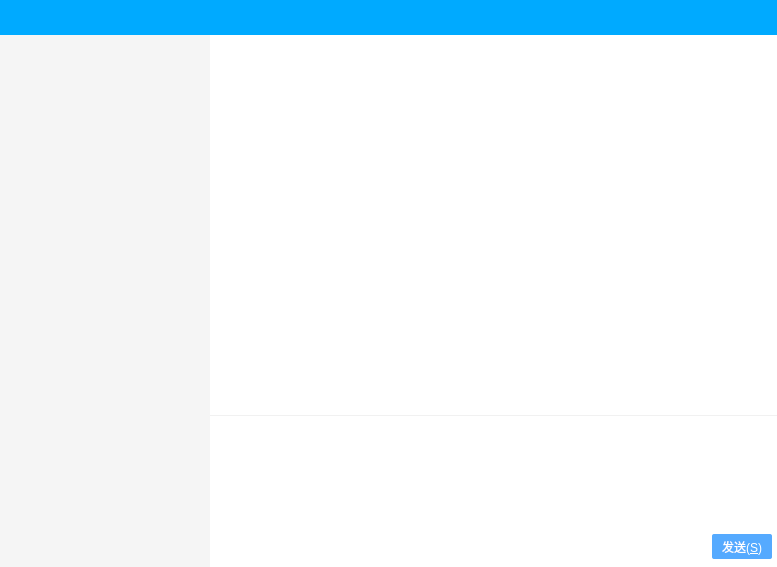
<?xml version="1.0" encoding="UTF-8"?>
<ui version="4.0">
 <class>Form</class>
 <widget class="QWidget" name="Form">
  <property name="geometry">
   <rect>
    <x>0</x>
    <y>0</y>
    <width>777</width>
    <height>567</height>
   </rect>
  </property>
  <property name="windowTitle">
   <string>Form</string>
  </property>
  <property name="styleSheet">
   <string notr="true">#Form{
    background-color: rgb(255, 255, 255);
}

#pushButton {
	background-color: rgb(85, 170, 255);
	color: rgb(255, 255, 255);
    border-radius: 2px;
}

#pushButton:pressed {
    background-color:rgb(125, 190, 255); 
    border-style: inset;
}

QListWidget,QTextEdit,QPushButton {
    border: 0px solid;
}

#listWidget {
	background-color: rgb(245, 245, 245);
}

#listWidget::Item:hover{
	background-color: rgb(208, 208, 208);
}

#listWidget_2 {
   border-bottom : 1px solid #f1f1f1;
}

#listWidget,#listWidget_2 {
    outline:0px;
}

#listWidget::item:selected{
    background-color:rgb(226, 226, 226);
}

#listWidget_2::Item:hover, #listWidget_2::item:selected{
	border: 0px solid;
}

QScrollBar:vertical {              
    width:10px;
    margin: 0px;
    background:transparent;
    padding:0px;
}

QScrollBar::handle:vertical {
	background:rgba(0,0,0,15%);
	border-radius:5px;
}

QScrollBar::add-line:vertical {
    background:none;
}

QScrollBar::sub-line:vertical {
    background:none;
}

QScrollBar::handle:vertical:hover, QScrollBar::handle:vertical:pressed {
    background:rgba(0,0,0,30%);
}</string>
  </property>
  <layout class="QVBoxLayout" name="verticalLayout_2">
   <property name="spacing">
    <number>0</number>
   </property>
   <property name="leftMargin">
    <number>0</number>
   </property>
   <property name="topMargin">
    <number>0</number>
   </property>
   <property name="rightMargin">
    <number>0</number>
   </property>
   <property name="bottomMargin">
    <number>0</number>
   </property>
   <item>
    <widget class="QQTitlePanel" name="widget_2" native="true">
     <property name="minimumSize">
      <size>
       <width>0</width>
       <height>35</height>
      </size>
     </property>
     <property name="styleSheet">
      <string notr="true">background-color: rgb(0, 170, 255);</string>
     </property>
    </widget>
   </item>
   <item>
    <layout class="QHBoxLayout" name="horizontalLayout_2">
     <item>
      <widget class="QListWidget" name="listWidget">
       <property name="maximumSize">
        <size>
         <width>210</width>
         <height>16777215</height>
        </size>
       </property>
      </widget>
     </item>
     <item>
      <layout class="QVBoxLayout" name="verticalLayout" stretch="0,6,0,2,0">
       <property name="spacing">
        <number>6</number>
       </property>
       <property name="bottomMargin">
        <number>8</number>
       </property>
       <item>
        <widget class="QQAvatarPanel" name="widget_3" native="true">
         <property name="minimumSize">
          <size>
           <width>0</width>
           <height>0</height>
          </size>
         </property>
        </widget>
       </item>
       <item>
        <widget class="QListWidget" name="listWidget_2">
         <property name="minimumSize">
          <size>
           <width>500</width>
           <height>0</height>
          </size>
         </property>
        </widget>
       </item>
       <item>
        <widget class="QQChatPanel" name="widget" native="true">
         <property name="minimumSize">
          <size>
           <width>0</width>
           <height>0</height>
          </size>
         </property>
        </widget>
       </item>
       <item>
        <widget class="QTextEdit" name="textEdit_2">
         <property name="sizePolicy">
          <sizepolicy hsizetype="Expanding" vsizetype="Fixed">
           <horstretch>0</horstretch>
           <verstretch>0</verstretch>
          </sizepolicy>
         </property>
         <property name="maximumSize">
          <size>
           <width>16777215</width>
           <height>100</height>
          </size>
         </property>
        </widget>
       </item>
       <item>
        <layout class="QHBoxLayout" name="horizontalLayout">
         <property name="rightMargin">
          <number>5</number>
         </property>
         <item>
          <spacer name="horizontalSpacer">
           <property name="orientation">
            <enum>Qt::Horizontal</enum>
           </property>
           <property name="sizeHint" stdset="0">
            <size>
             <width>40</width>
             <height>20</height>
            </size>
           </property>
          </spacer>
         </item>
         <item>
          <widget class="QPushButton" name="pushButton">
           <property name="minimumSize">
            <size>
             <width>60</width>
             <height>25</height>
            </size>
           </property>
           <property name="styleSheet">
            <string notr="true"/>
           </property>
           <property name="text">
            <string>发送(&amp;S)</string>
           </property>
          </widget>
         </item>
        </layout>
       </item>
      </layout>
     </item>
    </layout>
   </item>
  </layout>
 </widget>
 <customwidgets>
  <customwidget>
   <class>QQChatPanel</class>
   <extends>QWidget</extends>
   <header>qqchatpanel.h</header>
   <container>1</container>
  </customwidget>
  <customwidget>
   <class>QQTitlePanel</class>
   <extends>QWidget</extends>
   <header>qqtitlepanel.h</header>
   <container>1</container>
  </customwidget>
  <customwidget>
   <class>QQAvatarPanel</class>
   <extends>QWidget</extends>
   <header>qqavatarpanel.h</header>
   <container>1</container>
  </customwidget>
 </customwidgets>
 <resources/>
 <connections/>
</ui>
